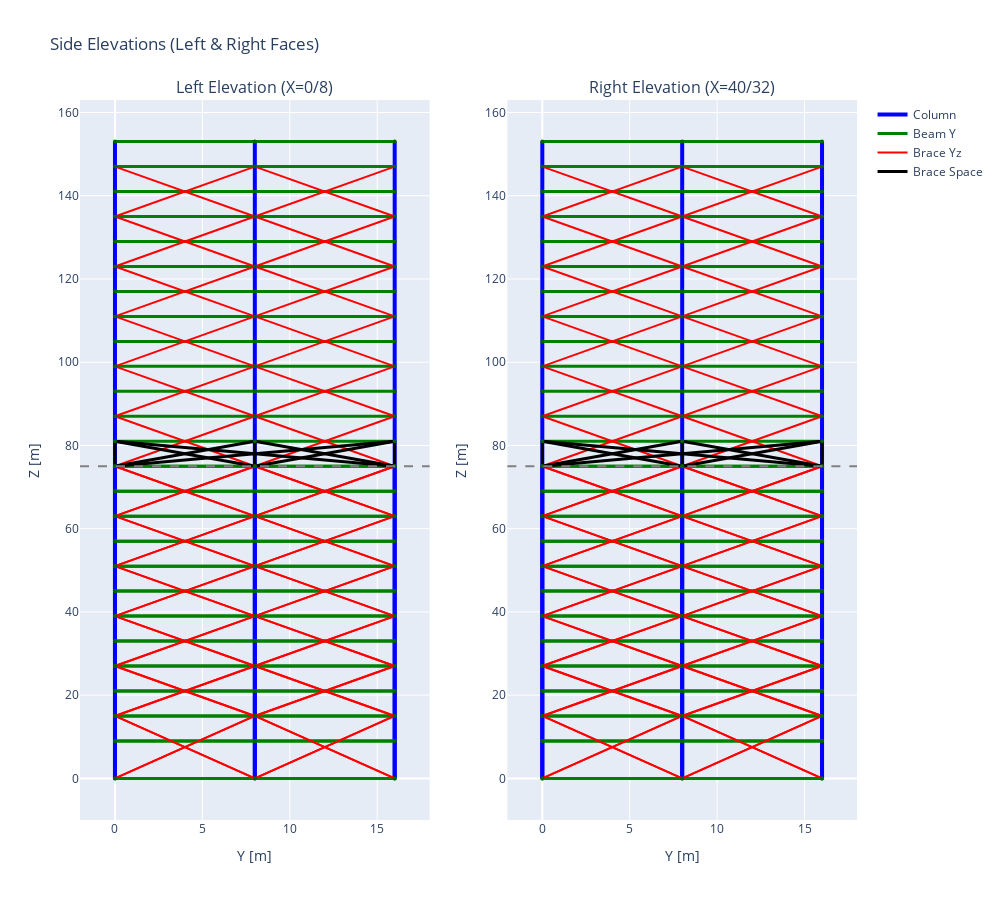

Notebook cell for this chart:
### Markdown cell above
---
## 8. Side Elevation View (Y-Z Plane)

### Code cell
# Side Elevations (Left and Right) - Shows ALL elements
from plotly.subplots import make_subplots

fig_sides = make_subplots(rows=1, cols=2, subplot_titles=['Left Elevation (X=0/8)', 'Right Elevation (X=40/32)'],
                          horizontal_spacing=0.1)

# Styles for side elevation
styles_side = {
    'column':      {'color': 'blue',   'width': 4},
    'beam_y':      {'color': 'green',  'width': 3},
    'brace_yz':    {'color': 'red',    'width': 2},
    'core_wall':   {'color': 'brown',  'width': 4},
    'brace_space': {'color': 'black',  'width': 3},
}

# Left side: Podium X=0, Tower X=8
# Right side: Podium X=40, Tower X=32
sides = [
    {'name': 'Left',  'x_coords': [0.0, 8.0],  'col': 1},
    {'name': 'Right', 'x_coords': [40.0, 32.0], 'col': 2}
]

for side in sides:
    # Get all nodes on this side face
    side_mask = position_df['x'].isin(side['x_coords'])
    side_nodes = position_df[side_mask]
    side_node_ids = set(side_nodes['node_id'])
    
    # Get elements
    side_elements = connectivity_df[
        (connectivity_df['node_i'].isin(side_node_ids)) & 
        (connectivity_df['node_j'].isin(side_node_ids))
    ]
    
    for etype, style in styles_side.items():
        elements = side_elements[side_elements['element_type'] == etype]
        if len(elements) == 0:
            continue
        
        y_lines, z_lines = [], []
        for _, row in elements.iterrows():
            c1 = coords[int(row['node_i'])]
            c2 = coords[int(row['node_j'])]
            y_lines.extend([c1[1], c2[1], None])
            z_lines.extend([c1[2], c2[2], None])
        
        fig_sides.add_trace(go.Scatter(
            x=y_lines, y=z_lines,
            mode='lines', 
            line=dict(color=style['color'], width=style['width']),
            name=etype.replace('_', ' ').title() if side['col'] == 1 else None,
            showlegend=(side['col'] == 1),
            hoverinfo='name'
        ), row=1, col=side['col'])

    # Add node markers
    fig_sides.add_trace(go.Scatter(
        x=side_nodes['y'], y=side_nodes['z'],
        mode='markers', 
        marker=dict(size=4, color='darkgreen'),
        showlegend=False
    ), row=1, col=side['col'])

    # Add reference lines
    fig_sides.add_hline(y=podium_top, line_dash="dash", line_color="gray", row=1, col=side['col'])

fig_sides.update_xaxes(title_text='Y [m]', range=[-2, 18])
fig_sides.update_yaxes(title_text='Z [m]', range=[-10, total_height+10])

fig_sides.update_layout(
    title='Side Elevations (Left & Right Faces)',
    width=1000, height=900,
    legend=dict(x=1.02, y=1)
)
fig_sides.show()

### Figure 1 — Plotly figure (JSON) as saved in the notebook; plotly's stock layout.template omitted (floating-point values rounded to 4 significant figures; data arrays with more than 128 entries replaced by an {"elided": "..."} marker saying what was removed)
{"data": [{"hoverinfo": "name", "line": {"color": "blue", "width": 4}, "mode": "lines", "name": "Column", "showlegend": true, "type": "scatter", "x": {"elided": "333 int values"}, "xaxis": "x", "y": {"elided": "333 int values"}, "yaxis": "y"}, {"hoverinfo": "name", "line": {"color": "green", "width": 3}, "mode": "lines", "name": "Beam Y", "showlegend": true, "type": "scatter", "x": {"elided": "234 int values"}, "xaxis": "x", "y": {"elided": "234 int values"}, "yaxis": "y"}, {"hoverinfo": "name", "line": {"color": "red", "width": 2}, "mode": "lines", "name": "Brace Yz", "showlegend": true, "type": "scatter", "x": {"elided": "216 int values"}, "xaxis": "x", "y": {"elided": "216 int values"}, "yaxis": "y"}, {"hoverinfo": "name", "line": {"color": "black", "width": 3}, "mode": "lines", "name": "Brace Space", "showlegend": true, "type": "scatter", "x": [0, 0, null, 0, 8, null, 0, 16, null, 8, 0, null, 8, 8, null, 8, 16, null, 16, 0, null, 16, 8, null, 16, 16, null], "xaxis": "x", "y": [75, 81, null, 75, 81, null, 75, 81, null, 75, 81, null, 75, 81, null, 75, 81, null, 75, 81, null, 75, 81, null, 75, 81, null], "yaxis": "y"}, {"marker": {"color": "darkgreen", "size": 4}, "mode": "markers", "showlegend": false, "type": "scatter", "x": [0.0, 0.0, 0.0, 0.0, 0.0, 0.0, 0.0, 0.0, 0.0, 0.0, 0.0, 0.0, 0.0, 8.0, 8.0, 8.0, 8.0, 8.0, 8.0, 8.0, 8.0, 8.0, 8.0, 8.0, 8.0, 8.0, 16.0, 16.0, 16.0, 16.0, 16.0, 16.0, 16.0, 16.0, 16.0, 16.0, 16.0, 16.0, 16.0, 0.0, 0.0, 0.0, 0.0, 0.0, 0.0, 0.0, 0.0, 0.0, 0.0, 0.0, 0.0, 0.0, 8.0, 8.0, 8.0, 8.0, 8.0, 8.0, 8.0, 8.0, 8.0, 8.0, 8.0, 8.0, 8.0, 16.0, 16.0, 16.0, 16.0, 16.0, 16.0, 16.0, 16.0, 16.0, 16.0, 16.0, 16.0, 16.0, 0.0, 0.0, 0.0, 0.0, 0.0, 0.0, 0.0, 0.0, 0.0, 0.0, 0.0, 0.0, 0.0, 8.0, 8.0, 8.0, 8.0, 8.0, 8.0, 8.0, 8.0, 8.0, 8.0, 8.0, 8.0, 8.0, 16.0, 16.0, 16.0, 16.0, 16.0, 16.0, 16.0, 16.0, 16.0, 16.0, 16.0, 16.0, 16.0], "xaxis": "x", "y": [0.0, 9.0, 15.0, 21.0, 27.0, 33.0, 39.0, 45.0, 51.0, 57.0, 63.0, 69.0, 75.0, 0.0, 9.0, 15.0, 21.0, 27.0, 33.0, 39.0, 45.0, 51.0, 57.0, 63.0, 69.0, 75.0, 0.0, 9.0, 15.0, 21.0, 27.0, 33.0, 39.0, 45.0, 51.0, 57.0, 63.0, 69.0, 75.0, 0.0, 9.0, 15.0, 21.0, 27.0, 33.0, 39.0, 45.0, 51.0, 57.0, 63.0, 69.0, 75.0, 0.0, 9.0, 15.0, 21.0, 27.0, 33.0, 39.0, 45.0, 51.0, 57.0, 63.0, 69.0, 75.0, 0.0, 9.0, 15.0, 21.0, 27.0, 33.0, 39.0, 45.0, 51.0, 57.0, 63.0, 69.0, 75.0, 81.0, 87.0, 93.0, 99.0, 105.0, 111.0, 117.0, 123.0, 129.0, 135.0, 141.0, 147.0, 153.0, 81.0, 87.0, 93.0, 99.0, 105.0, 111.0, 117.0, 123.0, 129.0, 135.0, 141.0, 147.0, 153.0, 81.0, 87.0, 93.0, 99.0, 105.0, 111.0, 117.0, 123.0, 129.0, 135.0, 141.0, 147.0, 153.0], "yaxis": "y"}, {"hoverinfo": "name", "line": {"color": "blue", "width": 4}, "mode": "lines", "showlegend": false, "type": "scatter", "x": {"elided": "333 int values"}, "xaxis": "x2", "y": {"elided": "333 int values"}, "yaxis": "y2"}, {"hoverinfo": "name", "line": {"color": "green", "width": 3}, "mode": "lines", "showlegend": false, "type": "scatter", "x": {"elided": "234 int values"}, "xaxis": "x2", "y": {"elided": "234 int values"}, "yaxis": "y2"}, {"hoverinfo": "name", "line": {"color": "red", "width": 2}, "mode": "lines", "showlegend": false, "type": "scatter", "x": {"elided": "216 int values"}, "xaxis": "x2", "y": {"elided": "216 int values"}, "yaxis": "y2"}, {"hoverinfo": "name", "line": {"color": "black", "width": 3}, "mode": "lines", "showlegend": false, "type": "scatter", "x": [0, 0, null, 0, 8, null, 0, 16, null, 8, 0, null, 8, 8, null, 8, 16, null, 16, 0, null, 16, 8, null, 16, 16, null], "xaxis": "x2", "y": [75, 81, null, 75, 81, null, 75, 81, null, 75, 81, null, 75, 81, null, 75, 81, null, 75, 81, null, 75, 81, null, 75, 81, null], "yaxis": "y2"}, {"marker": {"color": "darkgreen", "size": 4}, "mode": "markers", "showlegend": false, "type": "scatter", "x": [0.0, 0.0, 0.0, 0.0, 0.0, 0.0, 0.0, 0.0, 0.0, 0.0, 0.0, 0.0, 0.0, 8.0, 8.0, 8.0, 8.0, 8.0, 8.0, 8.0, 8.0, 8.0, 8.0, 8.0, 8.0, 8.0, 16.0, 16.0, 16.0, 16.0, 16.0, 16.0, 16.0, 16.0, 16.0, 16.0, 16.0, 16.0, 16.0, 0.0, 0.0, 0.0, 0.0, 0.0, 0.0, 0.0, 0.0, 0.0, 0.0, 0.0, 0.0, 0.0, 8.0, 8.0, 8.0, 8.0, 8.0, 8.0, 8.0, 8.0, 8.0, 8.0, 8.0, 8.0, 8.0, 16.0, 16.0, 16.0, 16.0, 16.0, 16.0, 16.0, 16.0, 16.0, 16.0, 16.0, 16.0, 16.0, 0.0, 0.0, 0.0, 0.0, 0.0, 0.0, 0.0, 0.0, 0.0, 0.0, 0.0, 0.0, 0.0, 8.0, 8.0, 8.0, 8.0, 8.0, 8.0, 8.0, 8.0, 8.0, 8.0, 8.0, 8.0, 8.0, 16.0, 16.0, 16.0, 16.0, 16.0, 16.0, 16.0, 16.0, 16.0, 16.0, 16.0, 16.0, 16.0], "xaxis": "x2", "y": [0.0, 9.0, 15.0, 21.0, 27.0, 33.0, 39.0, 45.0, 51.0, 57.0, 63.0, 69.0, 75.0, 0.0, 9.0, 15.0, 21.0, 27.0, 33.0, 39.0, 45.0, 51.0, 57.0, 63.0, 69.0, 75.0, 0.0, 9.0, 15.0, 21.0, 27.0, 33.0, 39.0, 45.0, 51.0, 57.0, 63.0, 69.0, 75.0, 0.0, 9.0, 15.0, 21.0, 27.0, 33.0, 39.0, 45.0, 51.0, 57.0, 63.0, 69.0, 75.0, 0.0, 9.0, 15.0, 21.0, 27.0, 33.0, 39.0, 45.0, 51.0, 57.0, 63.0, 69.0, 75.0, 0.0, 9.0, 15.0, 21.0, 27.0, 33.0, 39.0, 45.0, 51.0, 57.0, 63.0, 69.0, 75.0, 81.0, 87.0, 93.0, 99.0, 105.0, 111.0, 117.0, 123.0, 129.0, 135.0, 141.0, 147.0, 153.0, 81.0, 87.0, 93.0, 99.0, 105.0, 111.0, 117.0, 123.0, 129.0, 135.0, 141.0, 147.0, 153.0, 81.0, 87.0, 93.0, 99.0, 105.0, 111.0, 117.0, 123.0, 129.0, 135.0, 141.0, 147.0, 153.0], "yaxis": "y2"}], "layout": {"annotations": [{"font": {"size": 16}, "showarrow": false, "text": "Left Elevation (X=0/8)", "x": 0.225, "xanchor": "center", "xref": "paper", "y": 1, "yanchor": "bottom", "yref": "paper"}, {"font": {"size": 16}, "showarrow": false, "text": "Right Elevation (X=40/32)", "x": 0.775, "xanchor": "center", "xref": "paper", "y": 1, "yanchor": "bottom", "yref": "paper"}], "height": 900, "legend": {"x": 1.02, "y": 1}, "shapes": [{"line": {"color": "gray", "dash": "dash"}, "type": "line", "x0": 0, "x1": 1, "xref": "x domain", "y0": 75, "y1": 75, "yref": "y"}, {"line": {"color": "gray", "dash": "dash"}, "type": "line", "x0": 0, "x1": 1, "xref": "x2 domain", "y0": 75, "y1": 75, "yref": "y2"}], "title": {"text": "Side Elevations (Left & Right Faces)"}, "width": 1000, "xaxis": {"anchor": "y", "domain": [0, 0.45], "range": [-2, 18], "title": {"text": "Y [m]"}}, "xaxis2": {"anchor": "y2", "domain": [0.55, 1], "range": [-2, 18], "title": {"text": "Y [m]"}}, "yaxis": {"anchor": "x", "domain": [0, 1], "range": [-10, 163], "title": {"text": "Z [m]"}}, "yaxis2": {"anchor": "x2", "domain": [0, 1], "range": [-10, 163], "title": {"text": "Z [m]"}}}}
